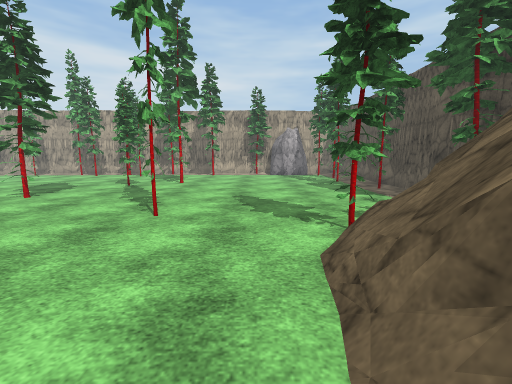
view 1 (above)

24 first-person views from a walk through a scene from a Unity 3-D project. The camera is 1.4 m above the floor, tilts 8° down and sees 90° across. The floor is counted in squares, 1 m on a side. Each view is taken from the middle of a square. On the plan, view 1 faces up. The plan holds only what a view shows up to about 13 squares ahead; the rest is blank. Some animated figures are not drawn. Some surface patterns are stand-ins.

view 2
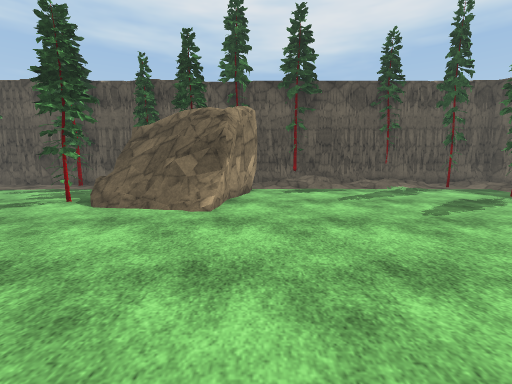

view 3
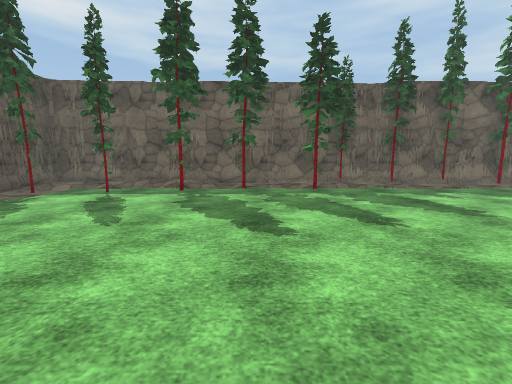

view 4
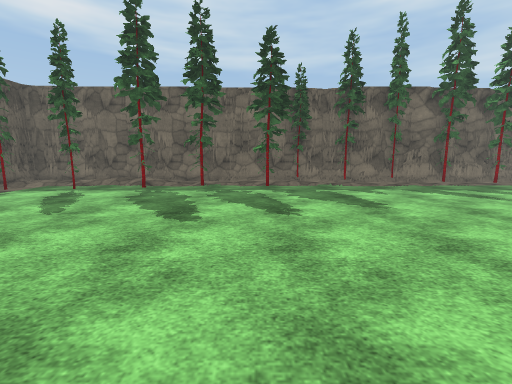

view 5
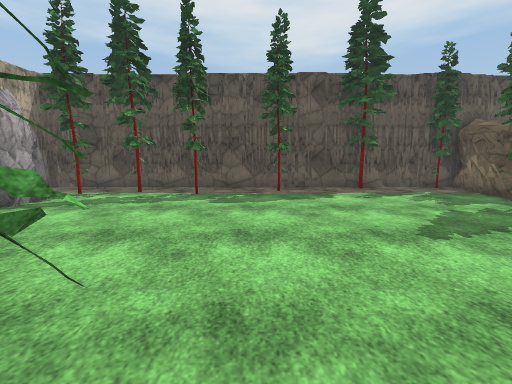

view 6
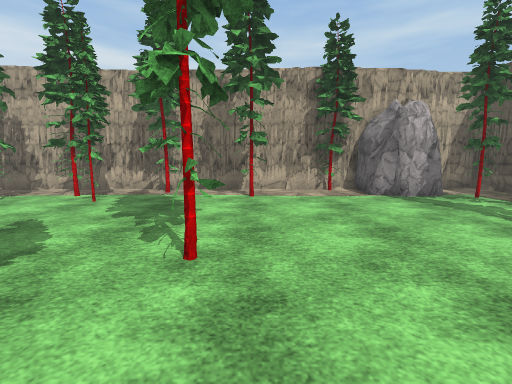

view 7
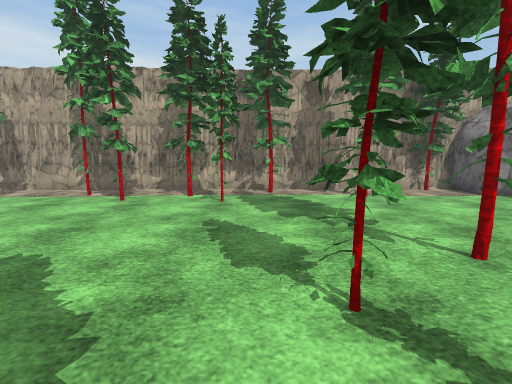

view 8
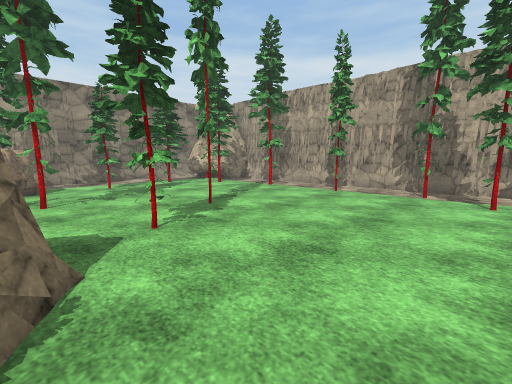

view 9
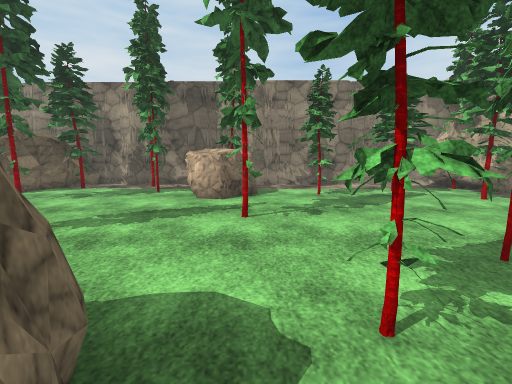

view 10
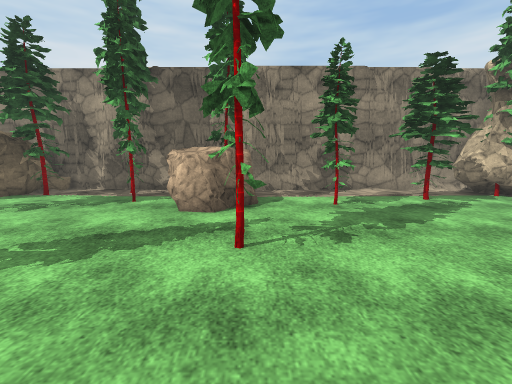

view 11
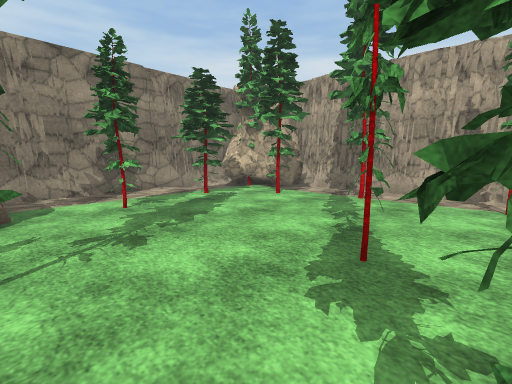

view 12
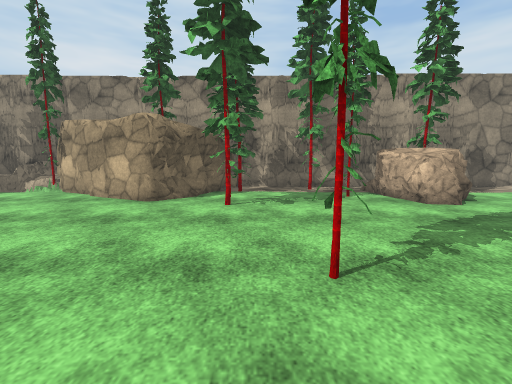

view 13
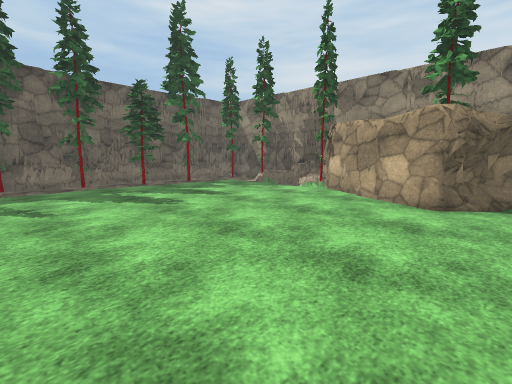

view 14
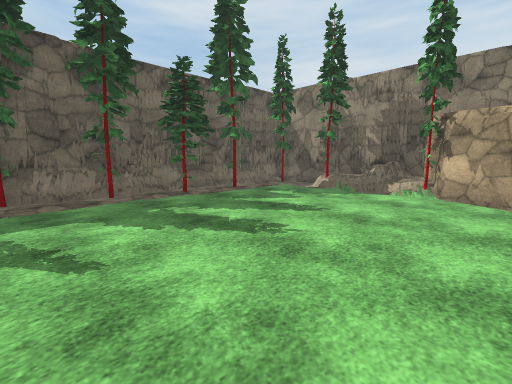

view 15
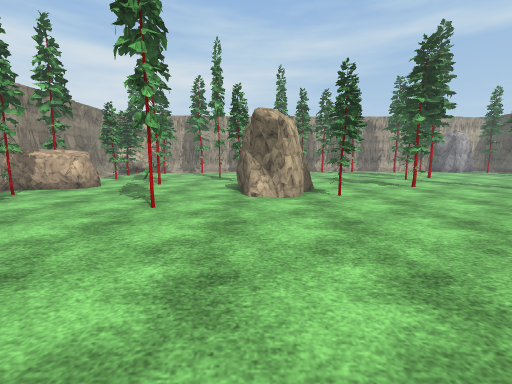

view 16
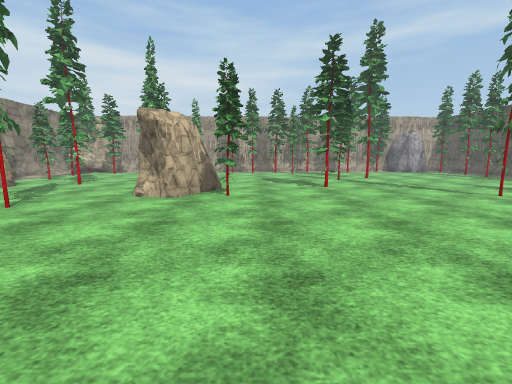

view 17
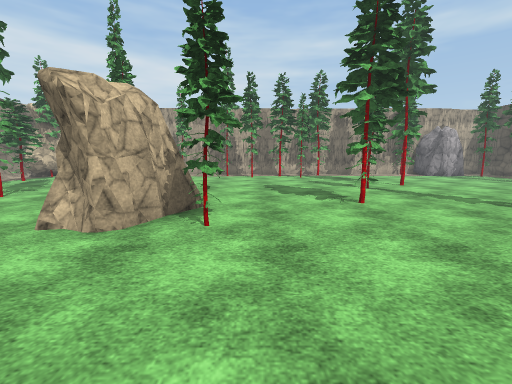

view 18
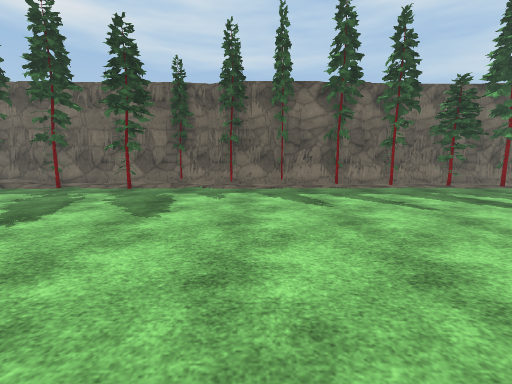

view 19
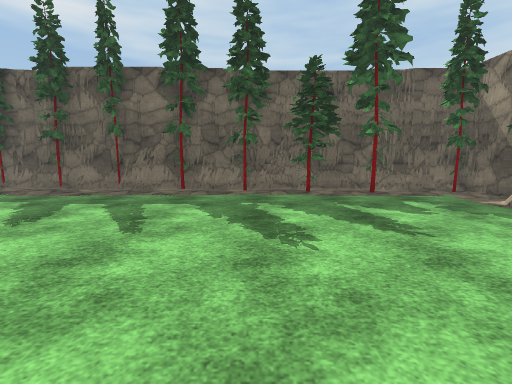

view 20
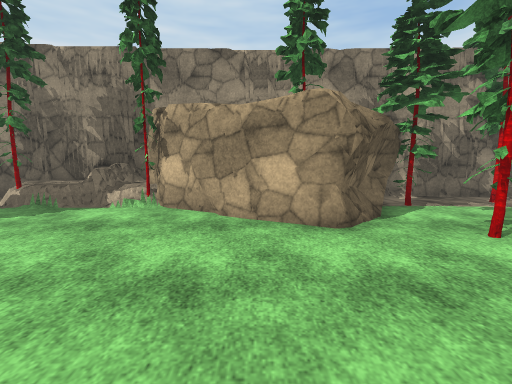

view 21
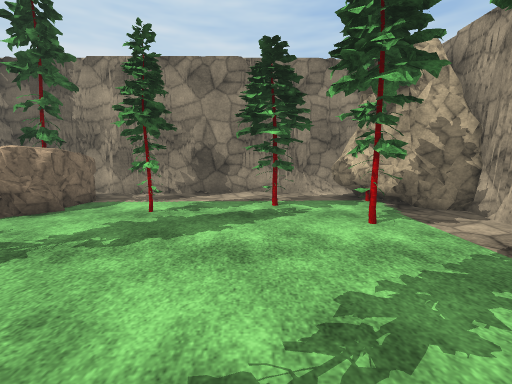

view 22
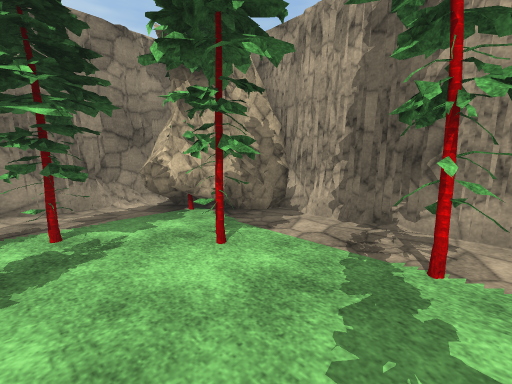

view 23
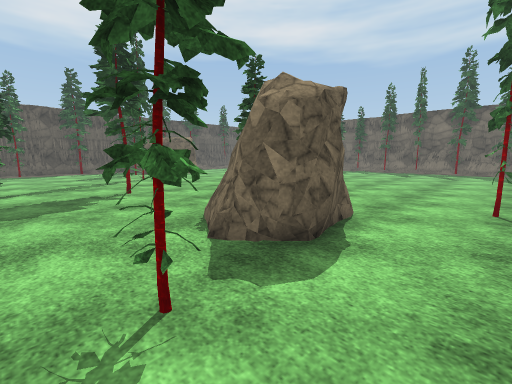

view 24
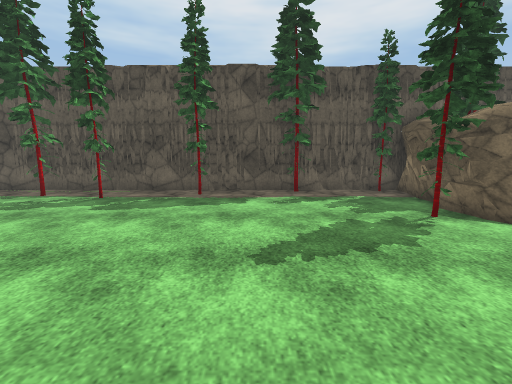

### Floor plan
Key: @ floor where view 1 was taken; # wall or solid block; x gap in a wall; . main floor; : floor 0.25 m higher than the main floor; + floor 1 m higher than the main floor; / step, stairs or slope; = window, fence, low wall or low ledge; ^ raised ledge; R rock; O other object.
Columns run from 27 left of view 1 to 7 right of it. Each row starts with its distance up from view 1.
 21    R#########################R  ###
 20   RR................##.....#RRR ..#
 19 #RRR...##.....#..##.....#...RRR#..#
 18 #R#..#.##.......#..#..............#
 17 #....#............................#
 16 #.##..............................#
 15 #.##..............................#
 14 #..............................#..#
 13 #......................#..........#
 12 #...#................#............#
 11 #..........#....................#x#
 10 #.RRR..#..........................#
  9 #  RRR......RR.....#..............#
  8 #RRRR......RRRR....#.............##
  7 #  R........RRR...................#
  6 ####........RR.#..................#
  5 ## ..........................#....#
  4 #........#................../#O####
  3 ###. #......................=+####
  2 #R#.##......................=##
  1 RRRR........................###
  0 R  RR......................@###
 -1    RR.........................##..#
 -2    R............................./#
 -3   RR.............................:#
 -4   R.............................//#
 -5 ###............................../#
 -6 #=#............................../#
 -7 #^x............................./:#
 -8 #==.............................//#
 -9 ###............................../#
-10 ##.........................#..#./x#
-11  ##..................##..#.////.//#
-12  ##.##.####.........:::..x.:::::::#
-13   #################################

Positions as (right, up) in squares from view 1, and headings:
1: (0, 0), facing up
2: (-6, -1), facing right
3: (-3, 0), facing down
4: (-5, 1), facing down
5: (-5, 12), facing right
6: (-3, 10), facing up
7: (-7, 10), facing up
8: (-11, 9), facing up-left
9: (-14, 10), facing left
10: (-16, 10), facing left
11: (-16, 10), facing up-left
12: (-15, 3), facing left
13: (-15, 1), facing down-left
14: (-15, -3), facing down-left
15: (-15, -3), facing up
16: (-11, -3), facing up
17: (-11, 1), facing up
18: (-11, 0), facing down
19: (-18, -2), facing down
20: (-18, -2), facing left
21: (-17, 15), facing left
22: (-19, 15), facing up-left
23: (-18, 12), facing down-right
24: (-4, 9), facing right
